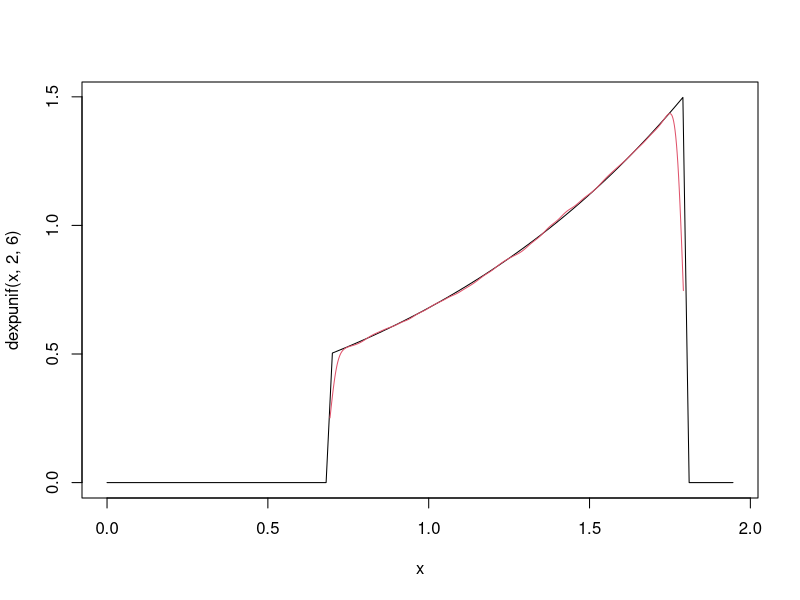

Write the R code that produced this figure.
# Log-uniform density

# Here,
# https://stats.stackexchange.com/questions/456136/how-to-estimate-the-pdf-of-the-logarithm-of-a-uniformly-distributed-random-varia# It's said that
# X ~ Unif(a, b) for 0 < a < b
# then
# Y = log(X) ~ log-uniform(a, b).

# But wikipedia calls Y ~ log-uniform() when
# X = log(Y) ~ uniform:
# https://en.wikipedia.org/wiki/Reciprocal_distribution

# With the steps parameter prior the first case is implied, but
# for consistency with the log-normal and logit-normal nomenclature,
# I call it exp-uniform:
# If X ~ Uniform(a, b) # steps estimated in the first stage
# and Y = log(X)
# Y ~ Exp-uniform(a, b) # log-steps, this is the prior for the second stage.

dexpunif <- function(x, l = 1, u = 10) { # for x \in [log(l), log(u)]
  d <- ifelse(x >= log(l) & x <= log(u),
              exp(x) / (u-l), 0)
  return(d)
}
curve(dexpunif(x, 2, 6), from = log(2-1), to = log(6+1))

yy <- runif(1e6, 2, 6)
lines(density(log(yy), from = log(2), to = log(6)), col = 2)
